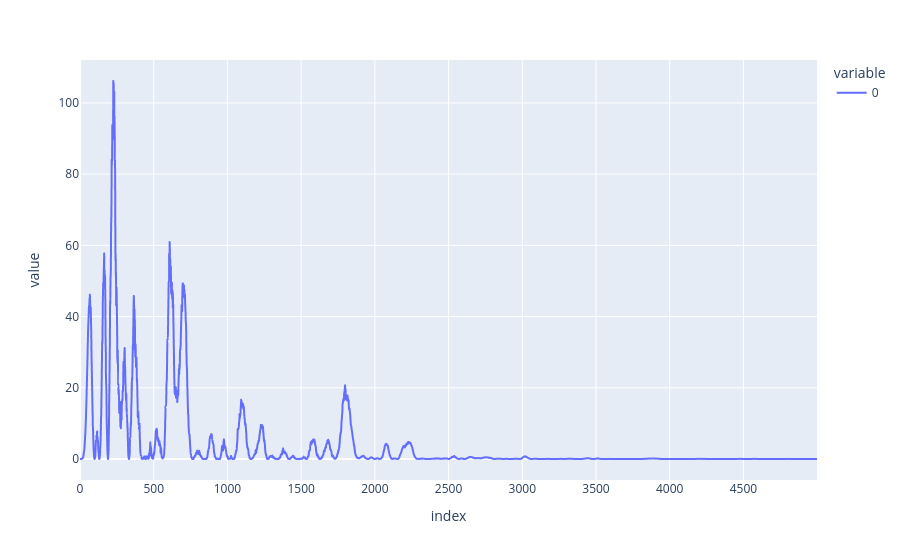

The code cell stored with this chart in its notebook:
### Code cell
# Se houver convergência, erro deve diminuir ao longo do tempo:
px.line(ee).show()

### Figure 1 — Plotly figure (JSON) as saved in the notebook; plotly's stock layout.template omitted (floating-point values rounded to 4 significant figures; data arrays with more than 128 entries replaced by an {"elided": "..."} marker saying what was removed)
{"data": [{"hovertemplate": "variable=0<br>index=%{x}<br>value=%{y}<extra></extra>", "legendgroup": "0", "line": {"color": "#636efa", "dash": "solid"}, "marker": {"symbol": "circle"}, "mode": "lines", "name": "0", "showlegend": true, "type": "scattergl", "x": {"elided": "5000 int values"}, "xaxis": "x", "y": {"elided": "5000 float values"}, "yaxis": "y"}], "layout": {"legend": {"title": {"text": "variable"}, "tracegroupgap": 0}, "margin": {"t": 60}, "xaxis": {"anchor": "y", "domain": [0, 1], "title": {"text": "index"}}, "yaxis": {"anchor": "x", "domain": [0, 1], "title": {"text": "value"}}}}
